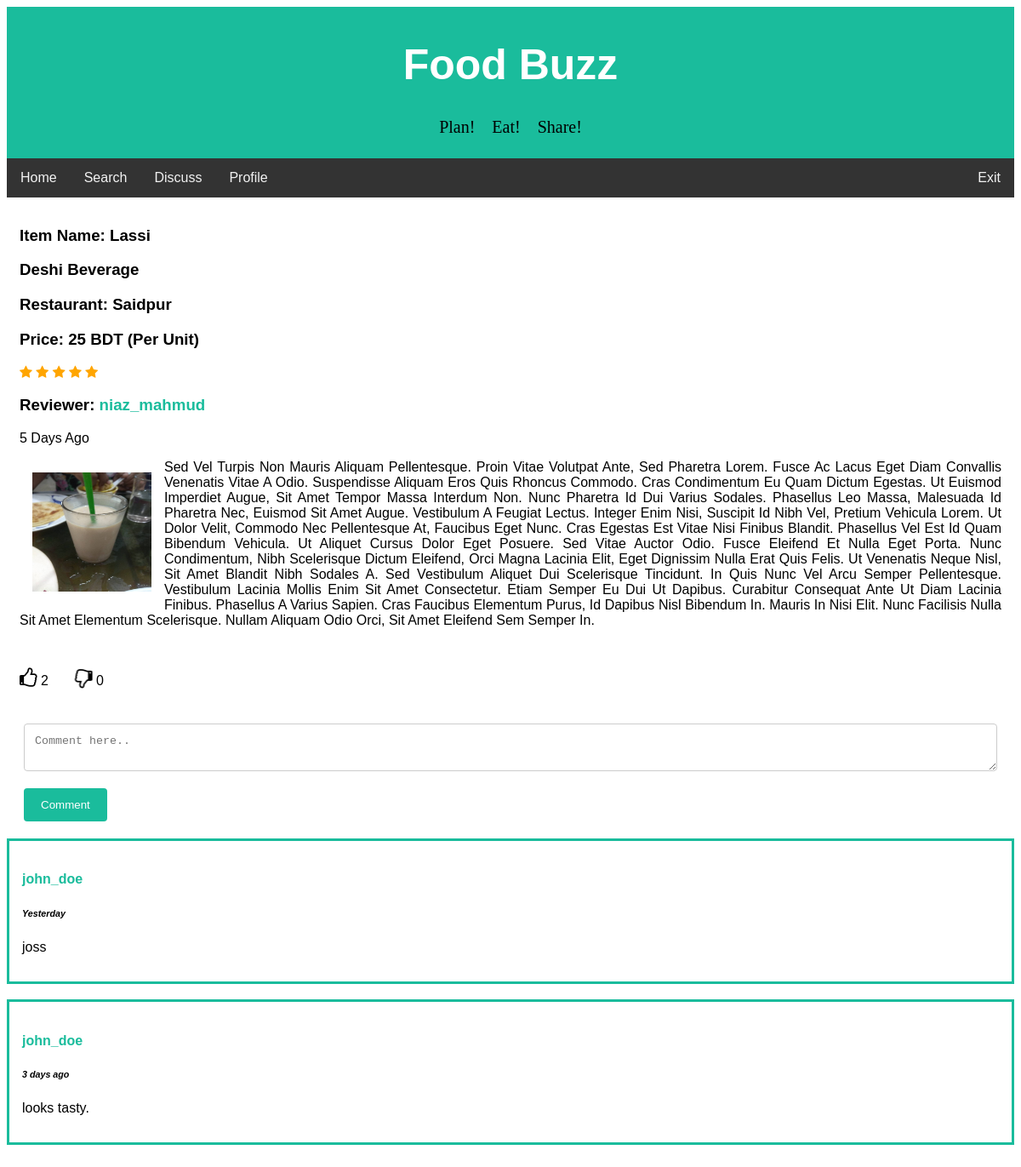
/foodbuzz/full_review.php?review_id=12 (signed in), run on the app's committed database.
### tables this page shows
CREATE TABLE `review` (
  `review_id` int(20) NOT NULL,
  `user_id` int(11) NOT NULL,
  `item_name` varchar(50) NOT NULL,
  `restaurant` varchar(50) NOT NULL,
  `district` varchar(50) NOT NULL,
  `rating` int(3) NOT NULL,
  `price` int(10) NOT NULL,
  `meal_type` varchar(20) NOT NULL,
  `cuisine` varchar(20) NOT NULL,
  `description` text NOT NULL,
  `upvote` int(100) NOT NULL,
  `downvote` int(100) NOT NULL,
  `edit_count` int(5) NOT NULL,
  `review_time` datetime DEFAULT NULL,
  `img_url` text NOT NULL
);

CREATE TABLE `users` (
  `id` int(11) NOT NULL,
  `first_name` varchar(25) NOT NULL,
  `last_name` varchar(25) NOT NULL,
  `username` varchar(50) NOT NULL,
  `email` varchar(100) NOT NULL,
  `password` varchar(256) NOT NULL,
  `signup_date` date NOT NULL,
  `profile_pic` varchar(156) NOT NULL,
  `district` varchar(100) NOT NULL,
  `list_count` int(11) NOT NULL
);

CREATE TABLE `comments` (
  `comment_id` int(50) NOT NULL,
  `parent_id` int(20) NOT NULL,
  `review_id` int(20) NOT NULL,
  `profile_id` int(11) NOT NULL,
  `comment_time` datetime NOT NULL,
  `comment_text` text NOT NULL
);

### foodbuzz/handlers/full_review_handler.php (called while the page is built, shortened)
<?php
require 'config/config.php';
if(isset($_SESSION['username'])){
    $userLoggedIn = $_SESSION['username'];
    $user_details_query = mysqli_query($con, "SELECT * FROM users WHERE username='$userLoggedIn'");
    $user = mysqli_fetch_array($user_details_query);
}
else {
    header("Location: index.php");
}
$user_id = $user['id'];
function getLikes($id)
{
    global $con;
    $sql = "SELECT COUNT(*) FROM rating_info
            WHERE post_id = $id AND rating_action='like'";
    $rs = mysqli_query($con, $sql);
    $result = mysqli_fetch_array($rs);
    return $result[0];
}
function getDislikes($id)
{
    global $con;
    $sql = "SELECT COUNT(*) FROM rating_info
            WHERE post_id = $id AND rating_action='dislike'";
    $rs = mysqli_query($con, $sql);
    $result = mysqli_fetch_array($rs);
    return $result[0];
}
function userLiked($post_id)
{
  global $con;
  global $user_id;
  $sql = "SELECT * FROM rating_info WHERE user_id=$user_id
  		  AND post_id=$post_id AND rating_action='like'";
  $result = mysqli_query($con, $sql);
  if (mysqli_num_rows($result) > 0) {
  	return true;
  }
  else{
  	return false;
  }
}
function userDisliked($post_id)
{
  global $con;
  global $user_id;
  $sql = "SELECT * FROM rating_info WHERE user_id=$user_id
  		  AND post_id=$post_id AND rating_action='dislike'";
  $result = mysqli_query($con, $sql);
  if (mysqli_num_rows($result) > 0) {
  	return true;
  }
  else{
  	return false;
  }
}
$review_id = $_GET['review_id'];
$review_details_query = mysqli_query($con, "SELECT * FROM review WHERE review_id='$review_id'");
$review_row = mysqli_fetch_array($review_details_query);
$profile_id = $review_row['user_id'];
$profile_details_query = mysqli_query($con, "SELECT * FROM users WHERE id='$profile_id'");
$profile_row = mysqli_fetch_array($profile_details_query);
?>

### foodbuzz/config/config.php (called while the page is built, shortened)
<?php
function yeasarTimeMessage($post_time) {
    $date_time_now = date("Y-m-d H:i:s");
    $start_date= new DateTime($post_time);
    $end_date = new DateTime($date_time_now);
    $interval = $start_date->diff($end_date);
    if($interval->y >= 1) {
        if($interval == 1)
            $time_message = $interval->y." year ago";
        else
            $time_message = $interval->y." years ago";
    }
    elseif($interval->d >= 1) {
        if($interval->d == 1) {
            $time_message = "Yesterday";
        }
        else {
            $time_message = $interval->d. " days ago";
        }
    }
    return $time_message;
}
?>

### foodbuzz/full_review.php (the view, shortened to what this page needs)
<?php
require 'handlers/full_review_handler.php';
?>
<!DOCTYPE html>
<html>
<head>
<link rel="stylesheet" href="https://cdnjs.cloudflare.com/ajax/libs/font-awesome/4.7.0/css/font-awesome.min.css">
<link rel="stylesheet" href="css/fullreview.css">
</head>
<body>
<div class="header">
  <h1>Food Buzz</h1>
  <pre style= "font-family:verdana; font-size: 20px;">Plan!    Eat!    Share!</pre>
</div>
<div class="topnav" id="navbar">
  <a href="home.php">Home</a>
  <a href="search.php">Search</a>
  <a href="discuss.php">Discuss</a>
  <a href="profile.php?profileId=<?php echo$user['id']; ?>">Profile</a>
  <a href="handlers/logout.php" style="float:right">Exit</a>
</div>
<div class="div_home clearfix" style="text-transform:capitalize">
    <h3>Item name: <?php echo $review_row['item_name'] ?></h3>
    <h3> <?php echo $review_row['cuisine']." ".$review_row['meal_type'] ?></h3>
    <h3>Restaurant: <?php echo $review_row['restaurant'] ?></h3>
    <h3>Price: <?php echo $review_row['price'] ?> BDT (per unit)</h3>
    <?php $star_value = $review_row['rating']; ?>
    <span class="fa fa-star <?php if($star_value >= 1) echo "checked"; ?>"></span>
    <span class="fa fa-star <?php if($star_value >= 2) echo "checked"; ?>"></span>
    <span class="fa fa-star <?php if($star_value >= 3) echo "checked"; ?>"></span>
    <span class="fa fa-star <?php if($star_value >= 3) echo "checked"; ?>"></span>
    <span class="fa fa-star <?php if($star_value >= 5) echo "checked"; ?>"></span>
    <h3 style="text-transform:none;">Reviewer: <a href="profile.php?profileId=<?php echo $profile_row['id']; ?>"> <?php echo $profile_row['username']; ?> </a>  </h3>
    <p><?php echo yeasarTimeMessage($review_row['review_time']); ?></p>
    <a href="uploads/<?php echo $review_row['img_url']?>"><img class="img_home" src="uploads/<?php echo $review_row['img_url']?>" width="170" height="170"></a>
    <p style="text-align:justify;">
      <?php
        $reviewText = $review_row['description'];
        echo "$reviewText";
      ?>
    </p>
</div>
<div class="div_home clearfix">
  <div>
    <i
      <?php if(userLiked($review_row['review_id'])): ?>
        class="fa fa-thumbs-up like-btn"
      <?php else: ?>
        class="fa fa-thumbs-o-up like-btn"
      <?php endif ?>
    data-id="<?php echo $review_row['review_id'] ?>"></i>
    <span class="likes"><?php echo getLikes($review_row['review_id']); ?></span>
    <i
      <?php if(userDisliked($review_row['review_id'])): ?>
        class="fa fa-thumbs-down dislike-btn"
      <?php else: ?>
        class="fa fa-thumbs-o-down dislike-btn"
      <?php endif ?>
    data-id="<?php echo $review_row['review_id'] ?>"></i>
    <span class="dislikes"><?php echo getDislikes($review_row['review_id']);?></span>
    </div>
</div>
<div class="container">
  <form action="full_review.php?review_id=<?php echo $review_row['review_id'];?>" method="POST">
    <textarea id="comment_text" name="comment_text" placeholder="Comment here.." rows="2" required></textarea>
    <input type="submit" name="comment" value="Comment">
  </form>
</div>
<?php
$comments_query = mysqli_query($con, "SELECT * FROM comments WHERE review_id='$review_id' ORDER BY comment_id DESC");
while($comment_row = mysqli_fetch_array($comments_query)) {
  $commenter_id = $comment_row['profile_id'];
  $commenter_query = mysqli_query($con, "SELECT username FROM users WHERE id='$commenter_id'");
  $commenter_row = mysqli_fetch_array($commenter_query);
?>
<div class="div_comment">
<h4 style="text-transform:none;"><a href="profile.php?profileId=<?php echo $commenter_id; ?>"> <?php echo $commenter_row['username']; ?> </a>  </h4>
<h6 style="font-style:italic;"><?php echo yeasarTimeMessage($comment_row['comment_time']); ?></h6>
<p><?php echo $comment_row['comment_text']; ?></p>
</div>
<?php
}
?>
</body>
</html>

### foodbuzz/css/fullreview.css (style rules this page uses)
body { font-family: Arial, Helvetica, sans-serif; }
* { box-sizing: border-box; }
input[type=text], input[type=number], input[type=file], select, textarea { width: 100%; padding: 12px; border: 1px solid #ccc; border-radius: 4px; box-sizing: border-box; margin-top: 6px; margin-bottom: 16px; resize: vertical; }
input[type=submit] { background-color: #1abc9c; color: white; padding: 12px 20px; border: none; border-radius: 4px; cursor: pointer; }
.checked { color: orange; }
a:link,:visited { text-decoration: none; color:#1abc9c; }
.div_home { background-color: white; padding: 15px; }
.img_home { float: left; padding: 15px; }
.clearfix { overflow: auto; }
.fa-thumbs-down, .fa-thumbs-o-down, .fa-thumbs-up, .fa-thumbs-o-up { font-size: 1.5em; }
.fa-thumbs-down, .fa-thumbs-o-down { transform:rotateY(180deg); }
.container { border-radius: 5px; background-color: #ffff; padding: 20px; }
.header { padding: 5px; text-align: center; background: #1abc9c; }
.header h1 { font-size: 50px; color: white; }
.topnav { overflow: hidden; background-color: #333; }
.topnav a { float: left; display: block; color: #f2f2f2; text-align: center; padding: 14px 16px; text-decoration: none; }
.div_comment { background-color: white; border: 3px solid #1abc9c; padding: 15px; }

### data on the page
review: item_name "Lassi", cuisine "Deshi", meal_type "Beverage", restaurant "Saidpur", price "25", review_time "5 Days Ago", img_url (picture), description "Sed Vel Turpis Non Mauris Aliquam Pellentesque. Proin Vitae Volutpat Ante, Sed Pharetra Lorem. Fusce Ac Lacus Eget Diam Convallis Venenatis Vitae A Odio. Suspendisse Aliquam Eros Quis Rhoncus Commodo. Cras Condimentum Eu Quam Dictum Egestas. Ut Euismod Imperdiet Augue, Sit Amet Tempor Massa Interdum Non. Nunc Pharetra Id Dui Varius Sodales. Phasellus Leo Massa, Malesuada Id Pharetra Nec, Euismod Sit Amet Augue. Vestibulum A Feugiat Lectus. Integer Enim Nisi, Suscipit Id Nibh Vel, Pretium Vehicula Lorem. Ut Dolor Velit, Commodo Nec Pellentesque At, Faucibus Eget Nunc. Cras Egestas Est Vitae Nisi Finibus Blandit. Phasellus Vel Est Id Quam Bibendum Vehicula. Ut Aliquet Cursus Dolor Eget…"
users: username "niaz_mahmud"
comments: users.username "john_doe", comment_time "Yesterday", comment_text "joss"
comments: users.username "john_doe", comment_time "3 days ago", comment_text "looks tasty."

### other printed values
getLikes($review_row['review_id']) "2"
getDislikes($review_row['review_id']) "0"
